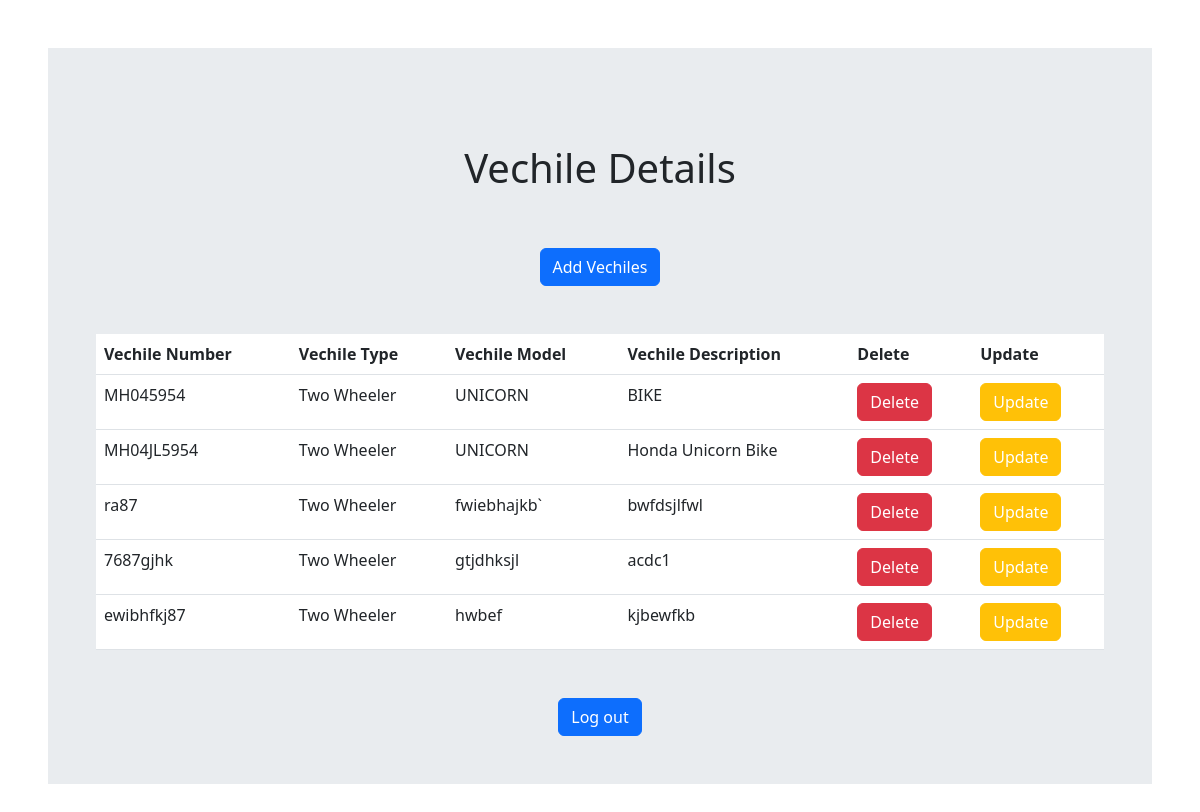
Before: /displaydetails/ (signed in) with the older database file.
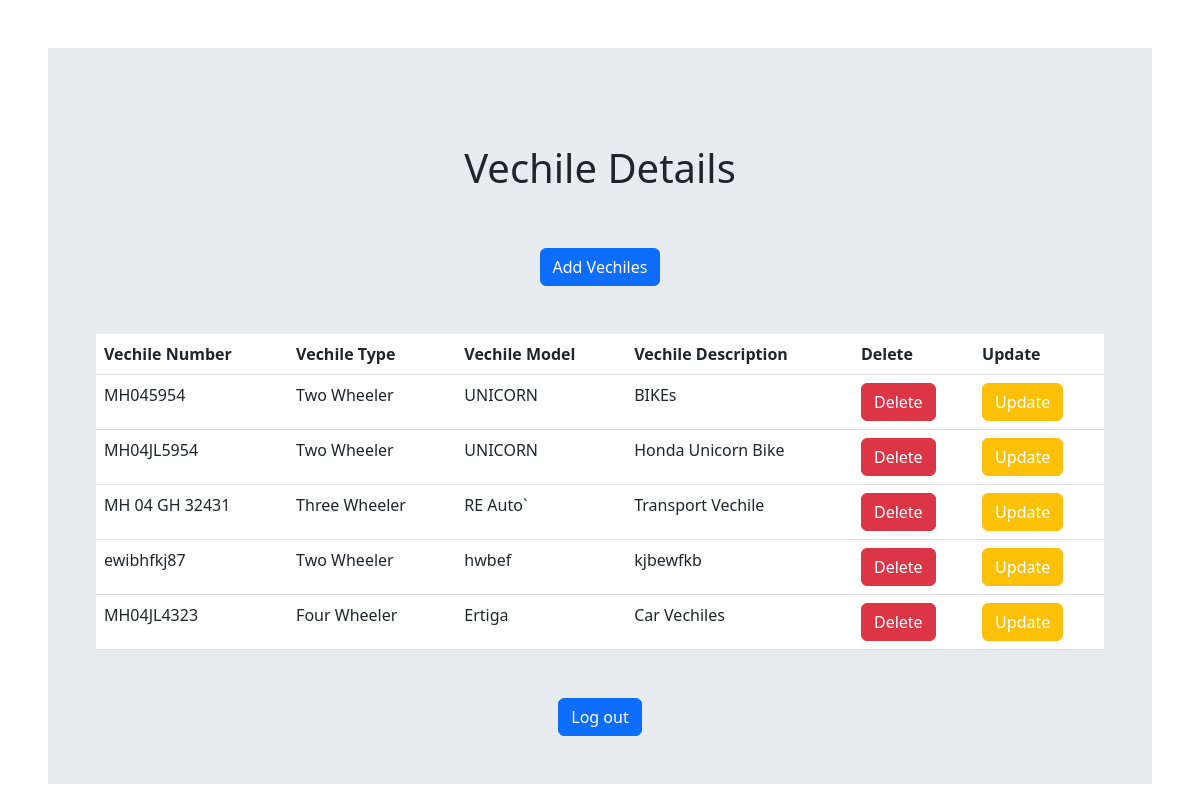
After: the same page with the newer database file.
### vechile_app/models.py (models this page shows)
class Vehicle(models.Model):
    VEHICLE_TYPES = (
        ('1', 'Two Wheelers'),
        ('2', 'Three Wheelers'),
        ('3', 'Four Wheelers'),
    )
    alphanumeric_validator = RegexValidator(
        r'^[0-9a-zA-Z]+$',
        'Only alphanumeric characters are allowed.'
    )
    vehicle_number = models.CharField(max_length=20, unique=True, validators=[alphanumeric_validator],null=True)
    vehicle_type = models.CharField(max_length=1, choices=VEHICLE_TYPES,null=True)
    vehicle_model = models.CharField(max_length=100,null=True)
    vehicle_description = models.TextField(null=True)

### vechile_app/views.py (the view)
# urls.py: path('displaydetails/',views.vechile_list,name='displaydetails'),
def vechile_list(request):
    if not request.user.is_authenticated:
        return redirect('login.html')
    else:
        vechile_details = Vehicle.objects.all()
        return render(request, 'displaydetails.html',{'vechile_details': vechile_details})

### templates/displaydetails.html (shortened to what this page needs)
<!DOCTYPE html>
<html>
    <head>
        <link rel="stylesheet" href="">
        <link href="https://cdn.jsdelivr.net/npm/bootstrap@5.3.0-alpha3/dist/css/bootstrap.min.css" rel="stylesheet">
    </head>
    <body>
        <div class="empretrive-container p-5">
            <div class="empretrive-class">
                <div class="bg-body-secondary p-5 empretrive-table">
                    <div class="empretrive-title d-flex flex-column justify-content-center text-center m-5">
                        <h1>Vechile Details</h1>
                    </div>
                    {% if user.is_superuse %}
                    <div class="w-100 text-center">
                        <a href="{% url 'detailsadd' %}" >
                            <button class="text-center btn btn-primary">Add Vechiles</button>
                        </a>
                    </div>
                    {% else %}
                        <div></div>
                    {% endif %}
                    <table class="table mt-5 mb-5">
                        <thead>
                            <tr class="thead-tr">
                                <th scope="col">Vechile Number</th>
                                <th scope="col">Vechile Type</th>
                                <th scope="col">Vechile Model</th>
                                <th scope="col">Vechile Description</th>
                                {% if user.is_superuse%}
                                 <th scope="col">Delete</th>
                                {% endif%}
                                {% if user.is_superuse or user.is_adim %}
                                 <th scope="col">Update</th>
                                {% endif%}
                            </tr>
                        </thead>
                        <tbody>
                            {% for vech in vechile_details %}
                            <tr>
                                <td>{{ vech.vehicle_number}}</td>
                                <td>{{ vech.vehicle_type}}</td>
                                <td>{{ vech.vehicle_model}}</td>
                                <td>{{ vech.vehicle_description}}</td>
                                <td>
                                    {% if user.is_superuse %}
                                    <form method="post" action="{% url 'delete_data' vech.id %}">
                                        <button type="submit" class="btn btn-danger">Delete</button>
                                    </form>
                                    {% else %}
                                        <div></div>
                                    {% endif %}
                                </td>
                                <td>
                                    {% if user.is_superuse or user.is_adim%}
                                    <form method="post" action="{% url 'edit_data' vech.id %}">
                                        <button type="submit" class="btn btn-warning text-white">Update</button>
                                    </form>
                                    {% else %}
                                        <div></div>
                                    {% endif %}
                                </td>
                            </tr>
                            {% endfor %}
                        </tbody>
                    </table>
                    <div class="w-100 text-center mr-5">
                        <a href="{% url 'logout_view' %}">
                            <button class="btn btn-primary">Log out</button>
                        </a>
                    </div>
                </div>
            </div>
        </div>
    </body>
</html>

Changed rows visible on the page:
removed Vehicle: vehicle_number "7687gjhk", vehicle_type "Two Wheeler", vehicle_model "gtjdhksjl", vehicle_description "acdc1"
changed Vehicle "MH045954": vehicle_description "BIKE" → "BIKEs"
changed Vehicle: vehicle_number "ra87" → "MH 04 GH 32431"; vehicle_type "Two Wheeler" → "Three Wheeler"; vehicle_model "fwiebhajkb`" → "RE Auto`"; vehicle_description "bwfdsjlfwl" → "Transport Vechile"
added Vehicle: vehicle_number "MH04JL4323", vehicle_type "Four Wheeler", vehicle_model "Ertiga", vehicle_description "Car Vechiles"
